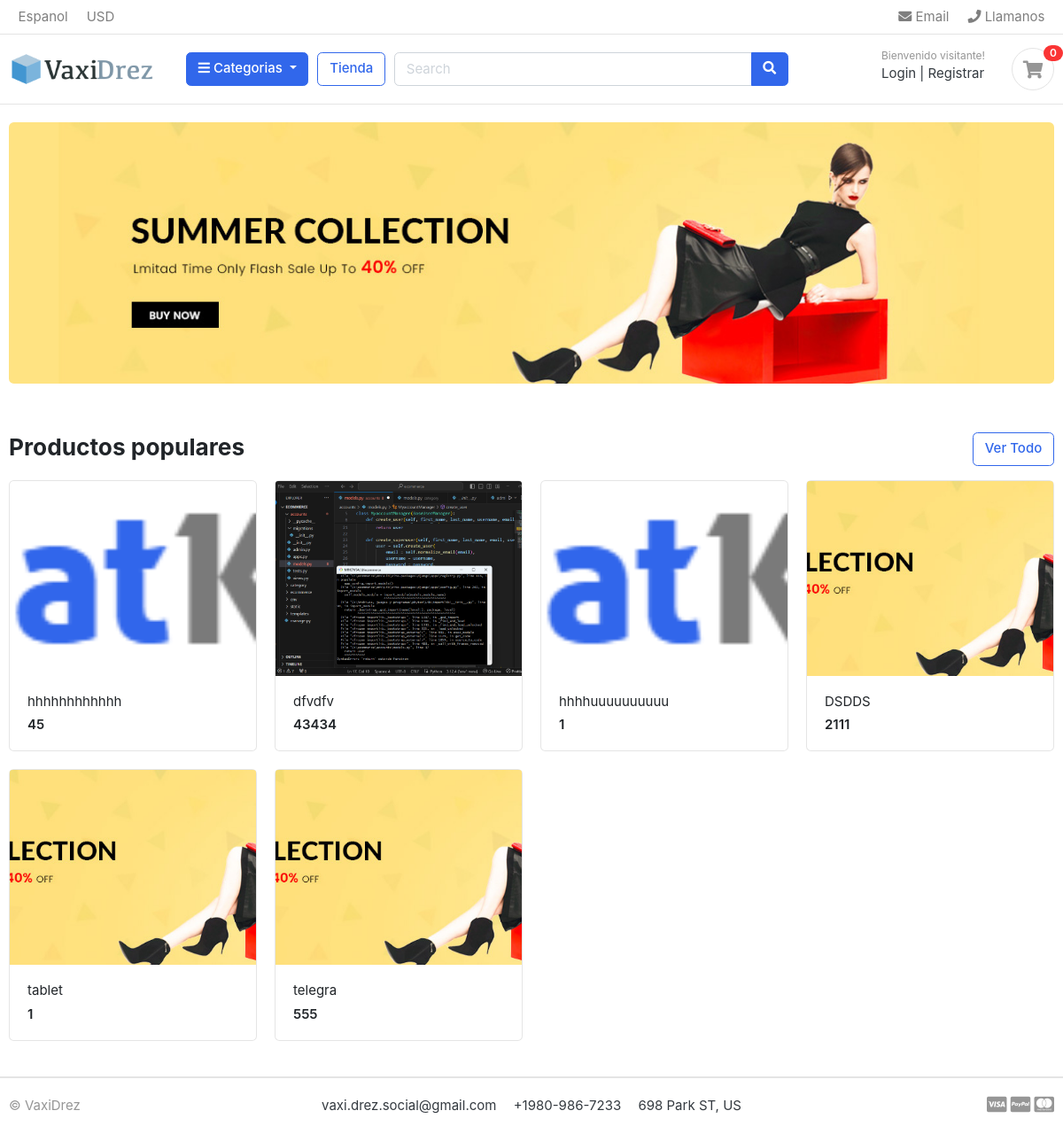
The page / on the database its author committed.
### store/models.py (models this page shows, shortened)
class Product(models.Model):
    product_name = models.CharField(max_length=200, unique=True)
    slug = models.CharField(max_length=200, unique=True)
    description = models.TextField(max_length=500, blank=True)
    price = models.IntegerField()
    images = models.ImageField(upload_to='photos/products')
    stock = models.IntegerField()
    is_available = models.BooleanField(default=True)
    category = models.ForeignKey(Category, on_delete=models.CASCADE)
    created_date = models.DateTimeField(auto_now_add=True)
    modified_date = models.DateTimeField(auto_now=True)
    def get_url(self):
        return reverse('product_detail', args=[self.category.slug, self.slug])

### ecommerce/views.py (the view)
# urls.py: 2. Add a URL to urlpatterns:  path('', views.home, name='home')
def home(request):
    products = Product.objects.all().filter(is_available=True)
    context = {
        'products': products,
    }
    return render(request, 'home.html', context)

### category/context_processors.py (called while the page is built)
def menu_links(request):
    links = Category.objects.all()
    return dict(links=links)

### category/models.py (called while the page is built)
    def get_url(self):
        return reverse('products_by_category', args = [self.slug])

### templates/home.html
{% extends 'base.html' %}
{% load static %}
{% block content %}
<section class="section-intro padding-y-sm">
<div class="container">
<div class="intro-banner-wrap">
	<img src="{% static 'images/banners/banner01.jpg' %}" class="img-fluid rounded">
</div>
</div>
</section>
<section class="section-name padding-y-sm">
<div class="container">
<header class="section-heading">
	<a href="{% url 'store' %}" class="btn btn-outline-primary float-right">Ver Todo</a>
	<h3 class="section-title">Productos populares</h3>
</header>
<div class="row">
{% for product in products %}
	<div class="col-md-3">
		<div class="card card-product-grid">
			<a href="{{ product.get_url }}" class="img-wrap"> <img src="{{ product.images.name }}"> </a>
			<figcaption class="info-wrap">
				<a href="{{ product.get_url }}" class="title">{{product.product_name}}</a>
				<div class="price mt-1">{{ product.price}}</div>
			</figcaption>
		</div>
	</div>
			{% endfor %}
</div>
</div>
</section>
</body>
</html>
{% endblock %}

### static/css/ui.css (style rules this page uses)
html { font-family: "Inter", sans-serif; font-size: 15px; }
.img-wrap { text-align: center; display: block; }
.img-wrap img { max-width: 100%; }
.padding-y-sm { padding-top: 20px; padding-bottom: 20px; }
.section-heading { margin-bottom: 20px; margin-top: 15px; }
.section-title { color: #212529; }
[class*=card-product] a.title { color: #212529; display: block; }
[class*=card-product] .img-wrap { overflow: hidden; position: relative; }
[class*=card-product] .img-wrap img { height: 100%; max-width: 100%; width: auto; display: inline-block; -o-object-fit: cover; object-fit: cover; }
.card-product-grid { margin-bottom: 20px; }
.card-product-grid .img-wrap { border-radius: 0.2rem 0.2rem 0 0; height: 220px; }
.card-product-grid .info-wrap { overflow: hidden; padding: 18px 20px; }
.card .img-wrap { overflow: hidden; }
.price { font-weight: 600; color: #212529; }

### rows shown on the page
Product: images.name (picture), product_name "hhhhhhhhhhhh", price "45"
Product: images.name (picture), product_name "dfvdfv", price "43434"
Product: images.name (picture), product_name "hhhhuuuuuuuuuu", price "1"
Product: images.name (picture), product_name "DSDDS", price "2111"
Product: images.name (picture), product_name "tablet", price "1"
Product: images.name (picture), product_name "telegra", price "555"
